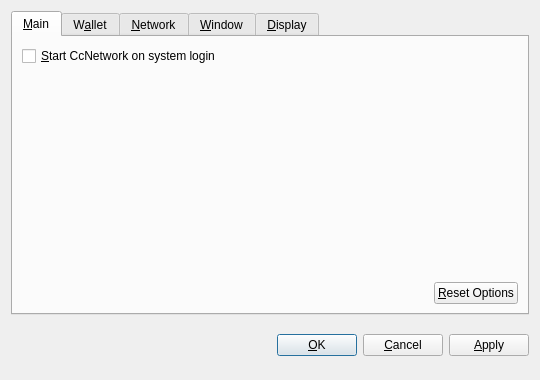
<?xml version="1.0" encoding="UTF-8"?>
<ui version="4.0">
 <class>OptionsDialog</class>
 <widget class="QDialog" name="OptionsDialog">
  <property name="geometry">
   <rect>
    <x>0</x>
    <y>0</y>
    <width>540</width>
    <height>380</height>
   </rect>
  </property>
  <property name="windowTitle">
   <string>Options</string>
  </property>
  <property name="modal">
   <bool>true</bool>
  </property>
  <layout class="QVBoxLayout" name="verticalLayout">
   <item>
    <widget class="QTabWidget" name="tabWidget">
     <property name="tabPosition">
      <enum>QTabWidget::North</enum>
     </property>
     <property name="currentIndex">
      <number>0</number>
     </property>
     <widget class="QWidget" name="tabMain">
      <attribute name="title">
       <string>&amp;Main</string>
      </attribute>
      <layout class="QVBoxLayout" name="verticalLayout_Main">
       <item>
        <widget class="QCheckBox" name="bitcoinAtStartup">
         <property name="toolTip">
          <string>Automatically start CcNetwork after logging in to the system.</string>
         </property>
         <property name="text">
          <string>&amp;Start CcNetwork on system login</string>
         </property>
        </widget>
       </item>
       <item>
        <spacer name="verticalSpacer_Main">
         <property name="orientation">
          <enum>Qt::Vertical</enum>
         </property>
         <property name="sizeHint" stdset="0">
          <size>
           <width>20</width>
           <height>40</height>
          </size>
         </property>
        </spacer>
       </item>
       <item>
        <layout class="QHBoxLayout" name="horizontalLayout_2_Main">
         <item>
          <spacer name="horizontalSpacer_2_Main">
           <property name="orientation">
            <enum>Qt::Horizontal</enum>
           </property>
           <property name="sizeHint" stdset="0">
            <size>
             <width>40</width>
             <height>20</height>
            </size>
           </property>
          </spacer>
         </item>
         <item>
          <widget class="QPushButton" name="resetButton">
           <property name="toolTip">
            <string>Reset all client options to default.</string>
           </property>
           <property name="text">
            <string>&amp;Reset Options</string>
           </property>
           <property name="autoDefault">
            <bool>false</bool>
           </property>
          </widget>
         </item>
        </layout>
       </item>
      </layout>
     </widget>
     <widget class="QWidget" name="tabWallet">
      <attribute name="title">
       <string>W&amp;allet</string>
      </attribute>
      <layout class="QVBoxLayout" name="verticalLayout_Network">
       <item>
        <widget class="QLabel" name="transactionFeeInfoLabel">
         <property name="text">
          <string>Optional transaction fee per kB that helps make sure your transactions are processed quickly. Most transactions are 1 kB.</string>
         </property>
         <property name="textFormat">
          <enum>Qt::PlainText</enum>
         </property>
         <property name="wordWrap">
          <bool>true</bool>
         </property>
        </widget>
       </item>
       <item>
        <layout class="QHBoxLayout" name="horizontalLayout_1_Main">
         <item>
          <widget class="QLabel" name="transactionFeeLabel">
           <property name="text">
            <string>Pay transaction &amp;fee</string>
           </property>
           <property name="textFormat">
            <enum>Qt::PlainText</enum>
           </property>
           <property name="buddy">
            <cstring>transactionFee</cstring>
           </property>
          </widget>
         </item>
         <item>
          <widget class="BitcoinAmountField" name="transactionFee"/>
         </item>
         <item>
          <spacer name="horizontalSpacer_1_Main">
           <property name="orientation">
            <enum>Qt::Horizontal</enum>
           </property>
           <property name="sizeHint" stdset="0">
            <size>
             <width>40</width>
             <height>20</height>
            </size>
           </property>
          </spacer>
         </item>
        </layout>
       </item>
       <item>
        <widget class="QLabel" name="label">
         <property name="text">
          <string>If you disable the spending of unconfirmed change, the change from a transaction cannot be used until that transaction has at least one confirmation. This also affects how your balance is computed.</string>
         </property>
         <property name="wordWrap">
          <bool>true</bool>
         </property>
        </widget>
       </item>
       <item>
        <widget class="QCheckBox" name="spendZeroConfChange">
         <property name="text">
          <string>Spend unconfirmed change  (experts only)</string>
         </property>
        </widget>
       </item>
       <item>
        <spacer name="verticalSpacer">
         <property name="orientation">
          <enum>Qt::Vertical</enum>
         </property>
         <property name="sizeHint" stdset="0">
          <size>
           <width>20</width>
           <height>40</height>
          </size>
         </property>
        </spacer>
       </item>
      </layout>
     </widget>
     <widget class="QWidget" name="tabNetwork">
      <attribute name="title">
       <string>&amp;Network</string>
      </attribute>
      <layout class="QVBoxLayout" name="verticalLayout_Network">
       <item>
        <widget class="QCheckBox" name="mapPortUpnp">
         <property name="toolTip">
          <string>Automatically open the CcNetwork client port on the router. This only works when your router supports UPnP and it is enabled.</string>
         </property>
         <property name="text">
          <string>Map port using &amp;UPnP</string>
         </property>
        </widget>
       </item>
       <item>
        <widget class="QCheckBox" name="connectSocks">
         <property name="toolTip">
          <string>Connect to the CcNetwork network through a SOCKS proxy (e.g. when connecting through Tor).</string>
         </property>
         <property name="text">
          <string>&amp;Connect through SOCKS proxy:</string>
         </property>
        </widget>
       </item>
       <item>
        <layout class="QHBoxLayout" name="horizontalLayout_Network">
         <item>
          <widget class="QLabel" name="proxyIpLabel">
           <property name="text">
            <string>Proxy &amp;IP:</string>
           </property>
           <property name="textFormat">
            <enum>Qt::PlainText</enum>
           </property>
           <property name="buddy">
            <cstring>proxyIp</cstring>
           </property>
          </widget>
         </item>
         <item>
          <widget class="QValidatedLineEdit" name="proxyIp">
           <property name="maximumSize">
            <size>
             <width>140</width>
             <height>16777215</height>
            </size>
           </property>
           <property name="toolTip">
            <string>IP address of the proxy (e.g. 127.0.0.1)</string>
           </property>
          </widget>
         </item>
         <item>
          <widget class="QLabel" name="proxyPortLabel">
           <property name="text">
            <string>&amp;Port:</string>
           </property>
           <property name="textFormat">
            <enum>Qt::PlainText</enum>
           </property>
           <property name="buddy">
            <cstring>proxyPort</cstring>
           </property>
          </widget>
         </item>
         <item>
          <widget class="QLineEdit" name="proxyPort">
           <property name="maximumSize">
            <size>
             <width>55</width>
             <height>16777215</height>
            </size>
           </property>
           <property name="toolTip">
            <string>Port of the proxy (e.g. 9050)</string>
           </property>
          </widget>
         </item>
         <item>
          <widget class="QLabel" name="socksVersionLabel">
           <property name="text">
            <string>SOCKS &amp;Version:</string>
           </property>
           <property name="textFormat">
            <enum>Qt::PlainText</enum>
           </property>
           <property name="buddy">
            <cstring>socksVersion</cstring>
           </property>
          </widget>
         </item>
         <item>
          <widget class="QValueComboBox" name="socksVersion">
           <property name="toolTip">
            <string>SOCKS version of the proxy (e.g. 5)</string>
           </property>
          </widget>
         </item>
         <item>
          <spacer name="horizontalSpacer_Network">
           <property name="orientation">
            <enum>Qt::Horizontal</enum>
           </property>
           <property name="sizeHint" stdset="0">
            <size>
             <width>40</width>
             <height>20</height>
            </size>
           </property>
          </spacer>
         </item>
        </layout>
       </item>
       <item>
        <spacer name="verticalSpacer_Network">
         <property name="orientation">
          <enum>Qt::Vertical</enum>
         </property>
         <property name="sizeHint" stdset="0">
          <size>
           <width>20</width>
           <height>40</height>
          </size>
         </property>
        </spacer>
       </item>
      </layout>
     </widget>
     <widget class="QWidget" name="tabWindow">
      <attribute name="title">
       <string>&amp;Window</string>
      </attribute>
      <layout class="QVBoxLayout" name="verticalLayout_Window">
       <item>
        <widget class="QCheckBox" name="minimizeToTray">
         <property name="toolTip">
          <string>Show only a tray icon after minimizing the window.</string>
         </property>
         <property name="text">
          <string>&amp;Minimize to the tray instead of the taskbar</string>
         </property>
        </widget>
       </item>
       <item>
        <widget class="QCheckBox" name="minimizeOnClose">
         <property name="toolTip">
          <string>Minimize instead of exit the application when the window is closed. When this option is enabled, the application will be closed only after selecting Quit in the menu.</string>
         </property>
         <property name="text">
          <string>M&amp;inimize on close</string>
         </property>
        </widget>
       </item>
       <item>
        <spacer name="verticalSpacer_Window">
         <property name="orientation">
          <enum>Qt::Vertical</enum>
         </property>
         <property name="sizeHint" stdset="0">
          <size>
           <width>20</width>
           <height>40</height>
          </size>
         </property>
        </spacer>
       </item>
      </layout>
     </widget>
     <widget class="QWidget" name="tabDisplay">
      <attribute name="title">
       <string>&amp;Display</string>
      </attribute>
      <layout class="QVBoxLayout" name="verticalLayout_Display">
       <item>
        <layout class="QHBoxLayout" name="horizontalLayout_1_Display">
         <item>
          <widget class="QLabel" name="langLabel">
           <property name="text">
            <string>User Interface &amp;language:</string>
           </property>
           <property name="textFormat">
            <enum>Qt::PlainText</enum>
           </property>
           <property name="buddy">
            <cstring>lang</cstring>
           </property>
          </widget>
         </item>
         <item>
          <widget class="QValueComboBox" name="lang">
           <property name="toolTip">
            <string>The user interface language can be set here. This setting will take effect after restarting CcNetwork.</string>
           </property>
          </widget>
         </item>
        </layout>
       </item>
       <item>
        <layout class="QHBoxLayout" name="horizontalLayout_2_Display">
         <item>
          <widget class="QLabel" name="unitLabel">
           <property name="text">
            <string>&amp;Unit to show amounts in:</string>
           </property>
           <property name="textFormat">
            <enum>Qt::PlainText</enum>
           </property>
           <property name="buddy">
            <cstring>unit</cstring>
           </property>
          </widget>
         </item>
         <item>
          <widget class="QValueComboBox" name="unit">
           <property name="toolTip">
            <string>Choose the default subdivision unit to show in the interface and when sending coins.</string>
           </property>
          </widget>
         </item>
        </layout>
       </item>
       <item>
        <widget class="QCheckBox" name="displayAddresses">
         <property name="toolTip">
          <string>Whether to show CcNetwork addresses in the transaction list or not.</string>
         </property>
         <property name="text">
          <string>&amp;Display addresses in transaction list</string>
         </property>
        </widget>
       </item>
       <item>
        <widget class="QCheckBox" name="coinControlFeatures">
         <property name="toolTip">
          <string>Whether to show coin control features or not.</string>
         </property>
         <property name="text">
          <string>Display coin &amp;control features (experts only!)</string>
         </property>
        </widget>
       </item>
       <item>
        <spacer name="verticalSpacer_Display">
         <property name="orientation">
          <enum>Qt::Vertical</enum>
         </property>
         <property name="sizeHint" stdset="0">
          <size>
           <width>20</width>
           <height>40</height>
          </size>
         </property>
        </spacer>
       </item>
      </layout>
     </widget>
    </widget>
   </item>
   <item>
    <layout class="QHBoxLayout" name="horizontalLayout_Buttons">
     <item>
      <spacer name="horizontalSpacer_1">
       <property name="orientation">
        <enum>Qt::Horizontal</enum>
       </property>
       <property name="sizeHint" stdset="0">
        <size>
         <width>40</width>
         <height>48</height>
        </size>
       </property>
      </spacer>
     </item>
     <item>
      <widget class="QLabel" name="statusLabel">
       <property name="font">
        <font>
         <weight>75</weight>
         <bold>true</bold>
        </font>
       </property>
       <property name="text">
        <string/>
       </property>
       <property name="textFormat">
        <enum>Qt::PlainText</enum>
       </property>
       <property name="wordWrap">
        <bool>true</bool>
       </property>
      </widget>
     </item>
     <item>
      <spacer name="horizontalSpacer_2">
       <property name="orientation">
        <enum>Qt::Horizontal</enum>
       </property>
       <property name="sizeHint" stdset="0">
        <size>
         <width>40</width>
         <height>48</height>
        </size>
       </property>
      </spacer>
     </item>
     <item>
      <widget class="QPushButton" name="okButton">
       <property name="text">
        <string>&amp;OK</string>
       </property>
      </widget>
     </item>
     <item>
      <widget class="QPushButton" name="cancelButton">
       <property name="text">
        <string>&amp;Cancel</string>
       </property>
       <property name="autoDefault">
        <bool>false</bool>
       </property>
      </widget>
     </item>
     <item>
      <widget class="QPushButton" name="applyButton">
       <property name="text">
        <string>&amp;Apply</string>
       </property>
       <property name="autoDefault">
        <bool>false</bool>
       </property>
      </widget>
     </item>
    </layout>
   </item>
  </layout>
 </widget>
 <customwidgets>
  <customwidget>
   <class>BitcoinAmountField</class>
   <extends>QSpinBox</extends>
   <header>bitcoinamountfield.h</header>
  </customwidget>
  <customwidget>
   <class>QValueComboBox</class>
   <extends>QComboBox</extends>
   <header>qvaluecombobox.h</header>
  </customwidget>
  <customwidget>
   <class>QValidatedLineEdit</class>
   <extends>QLineEdit</extends>
   <header>qvalidatedlineedit.h</header>
  </customwidget>
 </customwidgets>
 <resources/>
 <connections/>
</ui>
